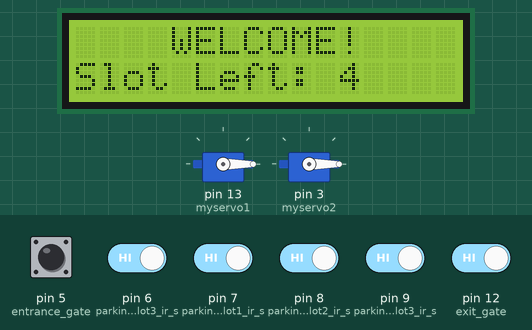
A sketch run on a simulated Arduino Uno, built with avr-gcc and run on an emulated ATmega328P. Parts: 16×2 character LCD, 2 × servo. The test bench sets the inputs (shaded band); at power-on: pin 5 (entrance_gate), pin 6 (parking1_slot3_ir_s), pin 7 (parking2_slot1_ir_s), pin 8 (parking2_slot2_ir_s), pin 9 (parking2_slot3_ir_s), pin 12 (exit_gate) HIGH.

Above: at 8.4 s.
8.5 s: pin 5 (entrance_gate) pulled LOW for 0.75 s
At 10.8 s:
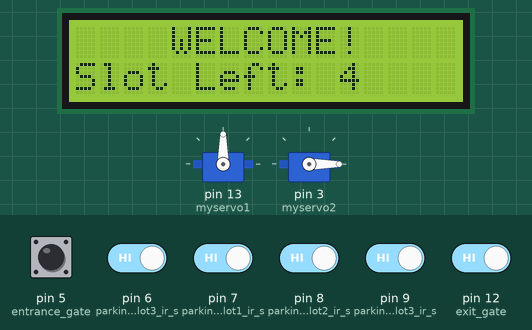
11.5 s: pin 5 (entrance_gate) driven LOW and pin 12 (exit_gate) driven LOW
At 16.3 s:
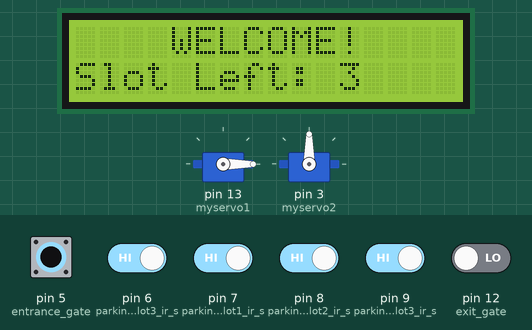
16.4 s: pin 5 (entrance_gate) driven HIGH
At 22.4 s:
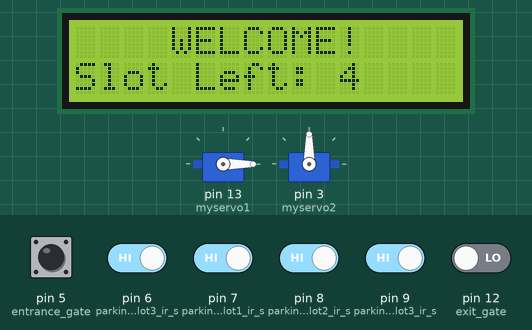
Timing chart, 0 to 26.8 s (numbered marks = the images above; inputs shaded):
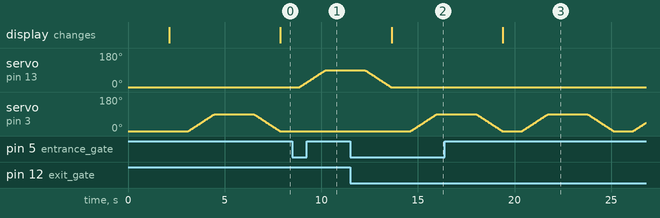

Measured:
- after the input at 8.5 s, servo on pin 13 (myservo1): moves from 0° to 90° over 1.4 s, starting after 0.38 s
- after the input at 11.5 s, servo on pin 3 (myservo2): moves from 0° to 90° over 1.4 s, starting after 3.1 s
- after the input at 16.4 s, servo on pin 13 (myservo1): stays 0° (without the input it goes to 2° after 3.0 s); the display: changes after 3.0 s (image 3)
- by itself, servo on pin 3 (myservo2): rises from 0° to 90° in 1.4 s, then falls to 0° in 3.4 s

The sketch:

carParkingSystem.ino
```cpp
#include <SoftwareSerial.h>

#include <SoftwareSerial.h>

#include<SoftwareSerial.h>
#include<Servo.h>
#include<Wire.h>
#include<LiquidCrystal_I2C.h>
#include <SoftwareSerial.h>
SoftwareSerial BTserial(10, 11);
// Define LCD display
LiquidCrystal_I2C lcd(0x27, 16, 2);

// Define parking slots and IR sensors
int Slot = 4; // Total number of parking slots
int flag1 = 0;
int flag2 = 0;
String a="Empty";
String b="Empty";
String c="Empty";
String d="Empty";
Servo myservo1; // create servo object to control a servo (entrance gate)
Servo myservo2; // create servo object to control a servo (exit gate)


int parking1_slot3_ir_s = 6;

int parking2_slot1_ir_s = 7;
int parking2_slot2_ir_s = 8;
int parking2_slot3_ir_s = 9;

int entrance_gate = 5;
int exit_gate = 12;

int pos1 = 90; // variable to store the servo position (entrance gate)
int pos2 = 90; // variable to store the servo position (exit gate)

String sensor3;
String sensor4;
String sensor5;
String sensor6;

String cdata = ""; // complete data, consisting of sensors values*/

void setup() {
 // Serial.begin(9600);

  BTserial.begin(9600);
  lcd.begin(16, 2);
  lcd.backlight();
  lcd.setCursor(0, 0);
  lcd.print("     ARDUINO    ");
  lcd.setCursor(0, 1);
  lcd.print(" PARKING SYSTEM ");
  delay(2000);
  lcd.clear();

  pinMode(parking1_slot3_ir_s, INPUT);
  pinMode(parking2_slot1_ir_s, INPUT);
  pinMode(parking2_slot2_ir_s, INPUT);
  pinMode(parking2_slot3_ir_s, INPUT);
  pinMode(entrance_gate, INPUT);
  pinMode(exit_gate, INPUT);

  myservo1.attach(13); // attaches the servo on pin 13 to the servo object
  myservo2.attach(3); // attaches the servo on pin 3 to the servo object
   myservo2.write(0);
    myservo1.write(0);
  BTserial.print(a);
  BTserial.print(",");
  BTserial.print(b);
  BTserial.print(",");
  BTserial.print(c);
  BTserial.print(",");
  BTserial.print(d);
  BTserial.print(";");
  delay(20);
}

void loop() {


  p1slot3();
  p2slot1();
  p2slot2();
  p2slot3();

  gates();

  digitalWrite(parking1_slot3_ir_s, HIGH);
  digitalWrite(parking2_slot1_ir_s, HIGH);
  digitalWrite(parking2_slot2_ir_s, HIGH);
  digitalWrite(parking2_slot3_ir_s, HIGH);
  digitalWrite(entrance_gate, HIGH);
  digitalWrite(exit_gate, HIGH);

  lcdprint();
}

void p1slot3() {
  if (digitalRead(parking1_slot3_ir_s) == LOW) {
    sensor3 = "255";

    delay(200);
    a="Full";

  BTserial.print(a);
  BTserial.print(",");
  BTserial.print(b);
  BTserial.print(",");
  BTserial.print(c);
  BTserial.print(",");
  BTserial.print(d);
  BTserial.print(";");
  delay(20);

  }
  if (digitalRead(parking1_slot3_ir_s) == HIGH) {
    sensor3 = "0";
  a="Empty";
    delay(200);

  BTserial.print(a);
  BTserial.print(",");
  BTserial.print(b);
  BTserial.print(",");
  BTserial.print(c);
  BTserial.print(",");
  BTserial.print(d);
  BTserial.print(";");
  delay(20);
  }
}

void p2slot1() {
  if (digitalRead(parking2_slot1_ir_s) == LOW) {
    sensor4 = "255";
    delay(200);
    b="Full";

  BTserial.print(a);
  BTserial.print(",");
  BTserial.print(b);
  BTserial.print(",");
  BTserial.print(c);
  BTserial.print(",");
  BTserial.print(d);
  BTserial.print(";");
  delay(20);
  }
  if (digitalRead(parking2_slot1_ir_s) == HIGH) {
    sensor4 = "0";
    delay(200);
    b="Empty";

  BTserial.print(a);
  BTserial.print(",");
  BTserial.print(b);
  BTserial.print(",");
  BTserial.print(c);
  BTserial.print(",");
  BTserial.print(d);
  BTserial.print(";");
  delay(20);
  }
}

void p2slot2() {
  if (digitalRead(parking2_slot2_ir_s) == LOW) {
    sensor5 = "255";
    delay(200);
    c="Full";

  BTserial.print(a);
  BTserial.print(",");
  BTserial.print(b);
  BTserial.print(",");
  BTserial.print(c);
  BTserial.print(",");
  BTserial.print(d);
  BTserial.print(";");
  delay(20);
  }
  if (digitalRead(parking2_slot2_ir_s) == HIGH) {
    sensor5 = "0";
    delay(200);
    c="Empty";

  BTserial.print(a);
  BTserial.print(",");
  BTserial.print(b);
  BTserial.print(",");
  BTserial.print(c);
  BTserial.print(",");
  BTserial.print(d);
  BTserial.print(";");
  delay(20);
  }
}

void p2slot3() {
  if (digitalRead(parking2_slot3_ir_s) == LOW) {
    sensor6 = "255";
    delay(200);
    d="Full";

  BTserial.print(a);
  BTserial.print(",");
  BTserial.print(b);
  BTserial.print(",");
  BTserial.print(c);
  BTserial.print(",");
  BTserial.print(d);
  BTserial.print(";");
  delay(20);
  }
  if (digitalRead(parking2_slot3_ir_s) == HIGH) {
    sensor6 = "0";
    delay(200);
    d="Empty";

  BTserial.print(a);
  BTserial.print(",");
  BTserial.print(b);
  BTserial.print(",");
  BTserial.print(c);
  BTserial.print(",");
  BTserial.print(d);
  BTserial.print(";");
  delay(20);
  }
}

void gates() {
  if (digitalRead(exit_gate) == LOW) {
    for (pos2 = 0; pos2 <= 90; pos2 +=1) {
      myservo2.write(pos2);
      delay(15);
    }
    delay(2000);
    for (pos2 = 90; pos2 >= 0; pos2 -=1) {
      myservo2.write(pos2);
      delay(15);
    }
    if (Slot < 4) {
      Slot++;
    }
  }

  if (digitalRead(entrance_gate) == LOW && (digitalRead(parking1_slot3_ir_s) == HIGH || digitalRead(parking2_slot1_ir_s) == HIGH || digitalRead(parking2_slot2_ir_s) == HIGH || digitalRead(parking2_slot3_ir_s) == HIGH)) {
    if (Slot > 0) {
      for (pos1 = 0; pos1 <= 90; pos1 +=1) {
        myservo1.write(pos1);
        delay(15);
      }
      delay(2000);
      for (pos1 = 90; pos1 >= 0; pos1 -=1) {
        myservo1.write(pos1);
        delay(15);
      }
      Slot--;
      if(Slot==0){
        lcd.clear();
      lcd.setCursor(0, 0);
      lcd.print("    SORRY :(    ");
      lcd.setCursor(0, 1);
      lcd.print("  Parking Full  ");
      delay(3000);
      lcd.clear();}
    } else {
      if(Slot==0){
      lcd.print("    SORRY :(    ");
      lcd.setCursor(0, 1);
      lcd.print("  Parking Full  ");
      delay(3000);
      lcd.clear();}
    }
  }
}

void lcdprint() {
  lcd.setCursor(0, 0);
  lcd.print("    WELCOME!    ");
  lcd.setCursor(0, 1);
  lcd.print("Slot Left: ");
  lcd.print(Slot);
  lcd.print("   ");
}
```
